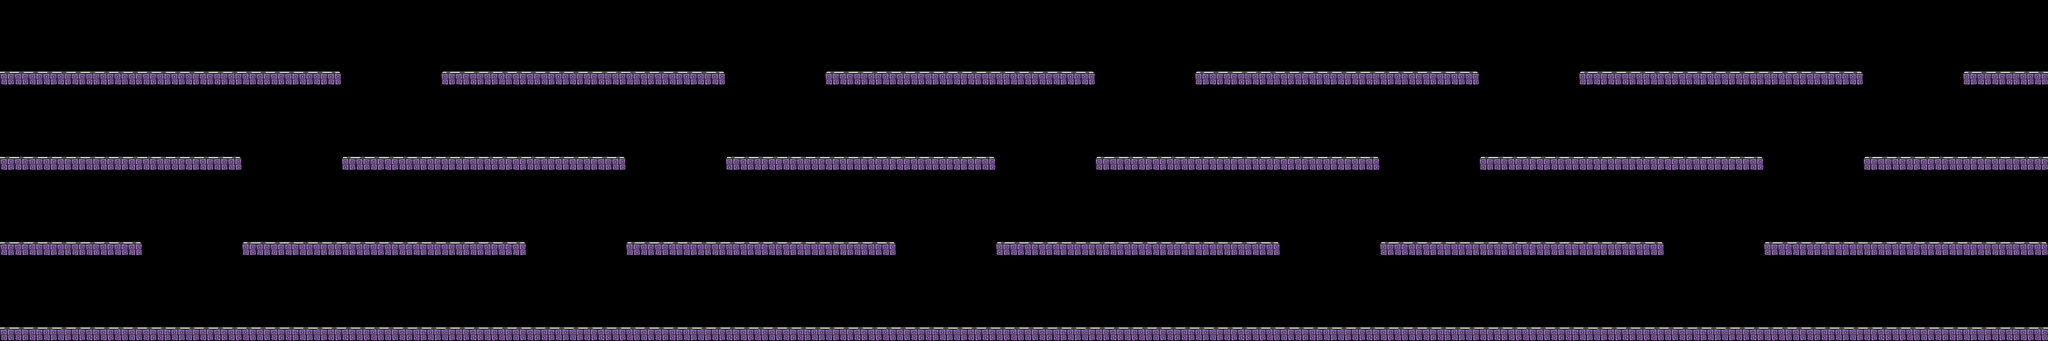

This is a level from a 2D game, rendered from its Tiled map with the project's own tilesets. A one-line summary and the map file follow, with tile-layer data summarised:
An orthogonal 144x24 tile map with 32x32 px tiles, 1 tile layer (Platforms).

<map version="1.0" orientation="orthogonal" width="144" height="24" tilewidth="32" tileheight="32">
 <tileset firstgid="1" name="terrain" tilewidth="32" tileheight="32">
  <image source="../tiles/terrain.png" width="128" height="32" />
  <terraintypes>
   <terrain name="Left road" tile="0" />
   <terrain name="Center road" tile="1" />
   <terrain name="Right road" tile="2" />
   <terrain name="Ground road" tile="3" />
  </terraintypes>
 </tileset>
 <layer name="Platforms" width="144" height="24">
  <data>[3456 cells, 471 non-empty, 4 distinct tile ids]</data>
 </layer>
</map>